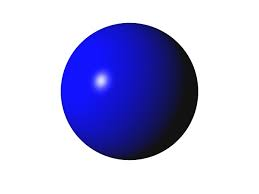
#> input picture catkin_ws/src/biopayload/Camera_External_control/Filters/shinyblue.jpg, 259 x 194 px
$ python colorCheck.py
#> lines starting #> are read from the running program, lines starting #| are printed output that depends on the picture; after the words box and inside, x2 and y2 are one past the last pixel; in counts of white or black regions, pixels touching at a corner belong together
from PIL import Image

# All pixels below the average plus the number of standard deviations are black, all above become white
def deviation_thresh(img, deviations):
    # Get dimensions of image and pixel list
    img_dims = img.size
    img_size = img_dims[0]*img_dims[1] #imgWidth*imgHeight
    pixel_list = list(img.getdata())

    # calculate average pixel value
    avg_pixel_val = sum(pixel_list)/img_size

    # calculate standard deviation
    std_dev = 0
    for pixel in pixel_list:
        std_dev += pow(pixel - avg_pixel_val, 2)
    std_dev = pow(std_dev / img_size, .5)

    # threshold using avg plus standard deviation times number of deviations asked for by user
    thresh = avg_pixel_val + (deviations * std_dev)
    white = 255
    black = 0
    threshed_img = [white if pixel>=thresh else black for pixel in pixel_list] #black and white tresholded img

    # A new image is formatted, given the data we manipulated, and then returned.
    new_img = Image.new(mode="L", size=img_dims) #black and white img
    new_img.putdata(threshed_img)

    return new_img

# Converts all pixels to their corresponding saturation values
def color_fil(img, RGB):
    # helper fn
    def _convertTo(RGBpixel, weights):
        maxChan = max(RGBpixel)  # max(R, G, B) finding which color channel is most saturated
        minChan = min(RGBpixel)  # min(R, G, B) finding which color channel is least saturated

        if maxChan > 0:
            sat = (maxChan - minChan) / maxChan  # saturation as a percentage
        else:  # corner case if all R,G,B channels are 0 meaning a pure black pixel
            sat = 0

        if int(sat * 255) < 128:
            return 0

        return (int((RGBpixel[0] * weights[0] + RGBpixel[1] * weights[1] + RGBpixel[2] * weights[2]) / 3))

    # Get dimensions of image and pixel list
    img_size = img.size  # size 2 tuple (img width, img height)
    img_list = list(img.getdata())  # size imgWidth*imgHeight 1d list. Each item in list is size 3 tuple (R, G, B)

    new_list = [_convertTo(RGBpixel, RGB) for RGBpixel in img_list]

    # A new image is formatted, given new values
    new_img = Image.new(mode="L", size=img_size)  # a black and white img
    new_img.putdata(new_list)
    return new_img


def color_check(in_path, out_path, RGB, deviations):

    img = Image.open(in_path)

    filtered = color_fil(img, RGB)
    threshed = deviation_thresh(filtered, deviations)

    threshed.save(out_path)

color_check("shinyblue.jpg", "ballblue.jpg", [0,0,1], 1)
#> in color_check, img is the input picture: PIL image 259x194 RGB; mean R, G, B 185.5, 185.5, 224.1
#> in color_fil, `img_list = list(img.getdata())`: img_list = 50246 items
#> in color_fil, `new_img = Image.new(mode="L", size=img_size)`: new_img: PIL image 259x194 L; every value is 0
#> in deviation_thresh, `avg_pixel_val = sum(pixel_list)/img_size`: avg_pixel_val = 14.3
#> the loop in deviation_thresh, `for pixel in pixel_list:` made 50246 passes
#> std_dev on passes 1 to 3: 204.5, 409, 613.4
#> after the loop in deviation_thresh, `for pixel in pixel_list:`: std_dev = 35918509.3
#> in deviation_thresh, `std_dev = pow(std_dev / img_size, .5)`: std_dev = 26.74
#> in deviation_thresh, `thresh = avg_pixel_val + (deviations * std_dev)`: thresh = 41.04
#> in deviation_thresh, `threshed_img = [white if pixel>=thresh else black for pixel in pixel_l..`: threshed_img = 50246 items
#> in deviation_thresh, `new_img.putdata(threshed_img)`:
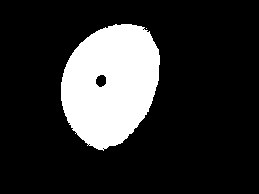
#> new_img: PIL image 259x194 L; 18.5% white; 2 white regions (1 under 20 px), largest, box (x1, y1, x2, y2) and area: (61, 24, 160, 151) 9284
color_check("beaker.jpg", "beakblue.jpg", [0,0,1], 1)
#> call 2 of color_check, with in_path = 'beaker.jpg', out_path = 'beakblue.jpg', deviations = 1
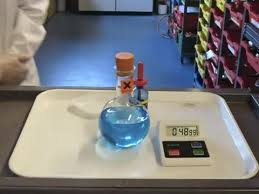
#> input picture catkin_ws/src/biopayload/Camera_External_control/Filters/beaker.jpg, 259 x 194 px
#> in color_check, img is the input picture: PIL image 259x194 RGB; mean R, G, B 122.1, 122.6, 124.6
#> in color_fil (call 2), `new_img.putdata(new_list)`:
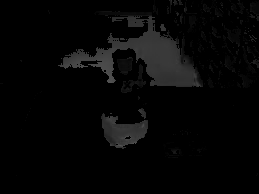
#> new_img: PIL image 259x194 L; min 0, max 83, mean 5.9
#> the loop in deviation_thresh (call 2), `for pixel in pixel_list:` made 50246 passes
#> std_dev on passes 1 to 3: 34.83, 69.66, 104.5
#> in deviation_thresh (call 2), `new_img.putdata(threshed_img)`: new_img: PIL image 259x194 L; 10% white; 59 white regions (54 under 20 px), largest, box (x1, y1, x2, y2) and area: (58, 15, 203, 87) 3758, (101, 113, 148, 149) 978, (138, 108, 146, 119) 46, (160, 24, 166, 31) 30, (250, 59, 259, 68) 30
color_check("litmus.jpg", "litblue.jpg", [0,0,1], 4)
#> call 3 of color_check, with in_path = 'litmus.jpg', out_path = 'litblue.jpg', deviations = 4
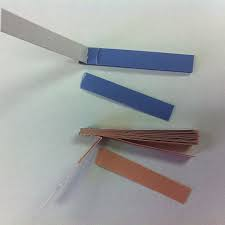
#> input picture catkin_ws/src/biopayload/Camera_External_control/Filters/litmus.jpg, 225 x 225 px
#> in color_check, img is the input picture: PIL image 225x225 RGB; mean R, G, B 158.3, 159.8, 159.9
#> in color_fil (call 3), `img_list = list(img.getdata())`: img_list = 50625 items
#> in color_fil (call 3), `new_img = Image.new(mode="L", size=img_size)`: new_img: PIL image 225x225 L; every value is 0
#> in color_fil (call 3), `new_img.putdata(new_list)`:
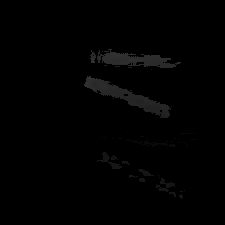
#> new_img: PIL image 225x225 L; min 0, max 53, mean 1.7
#> in deviation_thresh (call 3), `new_img.putdata(threshed_img)`: new_img: PIL image 225x225 L; 3.6% white; 8 white regions (5 under 20 px), largest, box (x1, y1, x2, y2) and area: (84, 76, 170, 115) 985, (97, 49, 181, 68) 765, (90, 50, 96, 63) 46
color_check("litmus.jpg", "litred.jpg", [2,0,-1], 1)
#> in color_fil (call 4), `new_img.putdata(new_list)`:
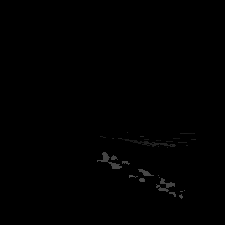
#> new_img: PIL image 225x225 L; min 0, max 78, mean 0.6
#> call 4 of deviation_thresh, with deviations = 1
#> in deviation_thresh (call 4), `avg_pixel_val = sum(pixel_list)/img_size`: avg_pixel_val = 0.637
#> the loop in deviation_thresh (call 4), `for pixel in pixel_list:` made 50625 passes
#> std_dev on passes 1 to 3: 0.406, 0.813, 1.22
#> after the loop in deviation_thresh (call 4), `for pixel in pixel_list:`: std_dev = 1956123.2
#> in deviation_thresh (call 4), `std_dev = pow(std_dev / img_size, .5)`: std_dev = 6.22
#> in deviation_thresh (call 4), `thresh = avg_pixel_val + (deviations * std_dev)`: thresh = 6.85
#> in deviation_thresh (call 4), `new_img.putdata(threshed_img)`:
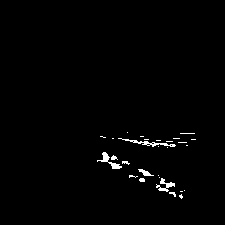
#> new_img: PIL image 225x225 L; 1.2% white; 28 white regions (22 under 20 px), largest, box (x1, y1, x2, y2) and area: (118, 138, 176, 147) 131, (97, 152, 122, 169) 119, (156, 178, 175, 192) 104, (138, 169, 154, 176) 52, (111, 155, 118, 160) 22, (139, 178, 145, 182) 21
